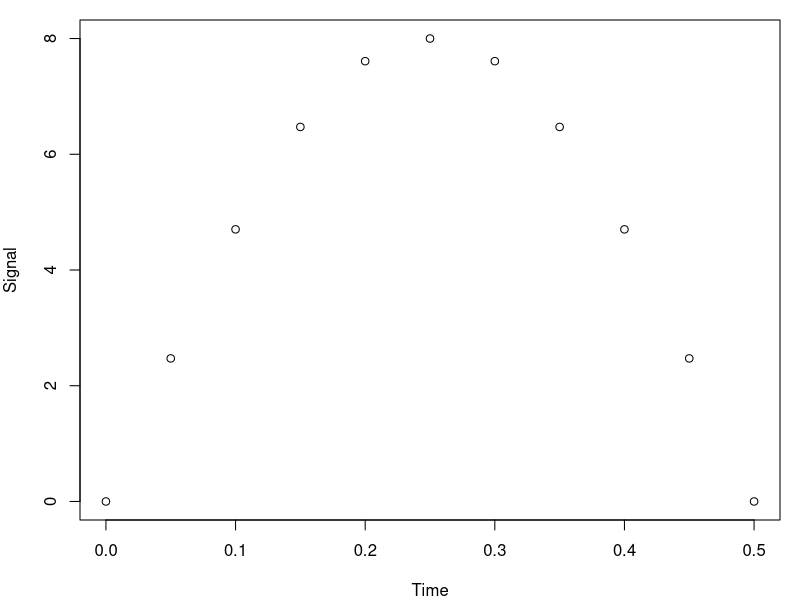
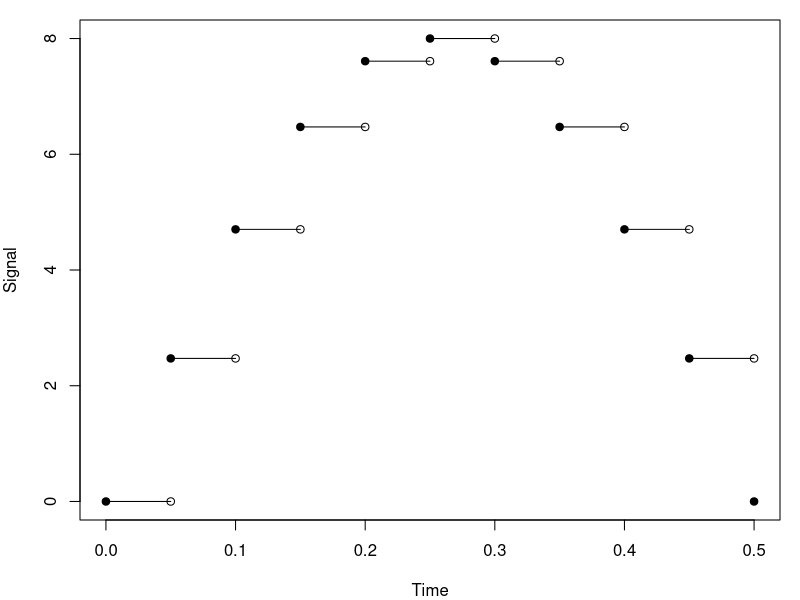

Recreate these plots in R, in order.
mar <- c(4, 4, 1, 1)

x <- seq(0, 1/2, 0.05)
y <- 8 * sin(2*pi*x)
len <- length(x)
width <- 5
height <- 4
paper <- "special"

pdf("../images/generated/piecewise-constant-a.pdf", width = width, height = height)
par(mar = mar)
plot(x, y, xlab = "Time", ylab = "Signal")
dev.off()


pdf("../images/generated/piecewise-constant-b.pdf", width = width, height = height)
par(mar = mar)
plot(x, y, pch = ".", xlab = "Time", ylab = "Signal")
for (i in 1:len) {
	points(x[i], y[i], pc = 19)
	points(x[i + 1], y[i], pc = 1)
	lines(c(x[i], x[i+1]), c(y[i], y[i]))
}
dev.off()


